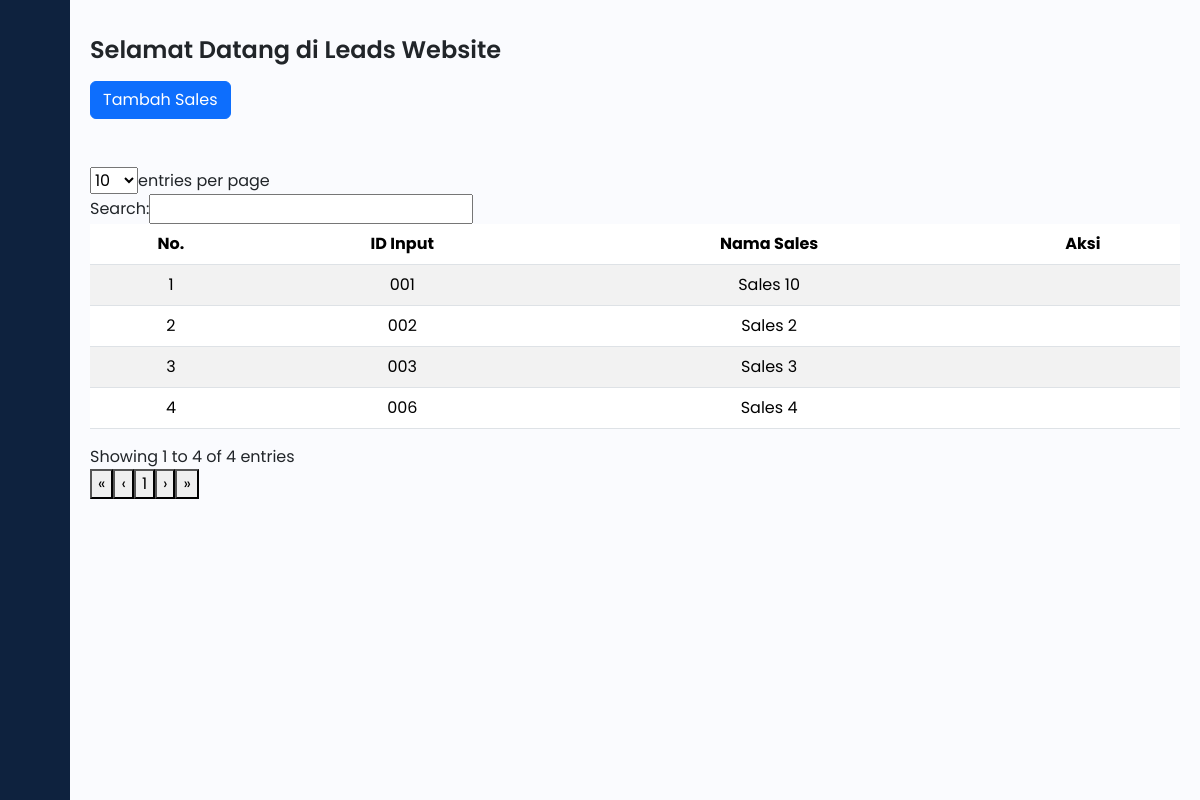
/home.php?halaman=datasales (signed in), run on the app's committed database.
### tables this page shows
CREATE TABLE `sales` (
  `id_sales` int(11) NOT NULL,
  `nama_sales` varchar(255) NOT NULL
);

### sales/data_sales.php (the view, shortened to what this page needs)
<?php
include 'connection/connection.php';
$querySales = "SELECT * FROM sales";
$result = mysqli_query($connection, $querySales);
?>
<div class="main">
    <div class="mb-3"></div>
    <h1>Selamat Datang di Leads Website</h1>
    <div class="mb-5">
        <button type="button" class="btn btn-primary">
            <a href="./home.php?halaman=tambahsales" class="text-white text-decoration-none">Tambah Sales</a>
        </button>
    </div>
    <table id="data" class="table table-striped text-center" style="width:100%">
        <thead>
            <tr>
                <th class="text-center">No.</th>
                <th class="text-center">ID Input</th>
                <th class="text-center">Nama Sales</th>
                <th class="text-center">Aksi</th>
            </tr>
        </thead>
        <tbody>
            <?php
            $no = 1;
            while($row = mysqli_fetch_assoc($result)):
                $id_input = str_pad($row['id_sales'], 3, '0', STR_PAD_LEFT);
            ?>
            <tr>
                <td class="text-center"><?php echo $no++; ?></td>
                <td class="text-center"><?php echo htmlspecialchars($id_input); ?></td>
                <td class="text-center"><?php echo htmlspecialchars($row['nama_sales']); ?></td>
                <td class="text-center">
                </td>
            </tr>
            <?php endwhile; ?>
        </tbody>
    </table>
</div>

### css/style2.css (style rules this page uses)
a { text-decoration: none; }
h1 { font-weight: 600; font-size: 1.5rem; }
html, body { height: 100%; margin: 0; padding: 0; font-family: 'Poppins', sans-serif; }
.main { flex: 1; padding: 20px; transition: all 0.35s ease-in-out; background-color: #fafbfe; }

### data on the page
sales: id_sales "001", nama_sales "Sales 10"
sales: id_sales "002", nama_sales "Sales 2"
sales: id_sales "003", nama_sales "Sales 3"
sales: id_sales "006", nama_sales "Sales 4"
